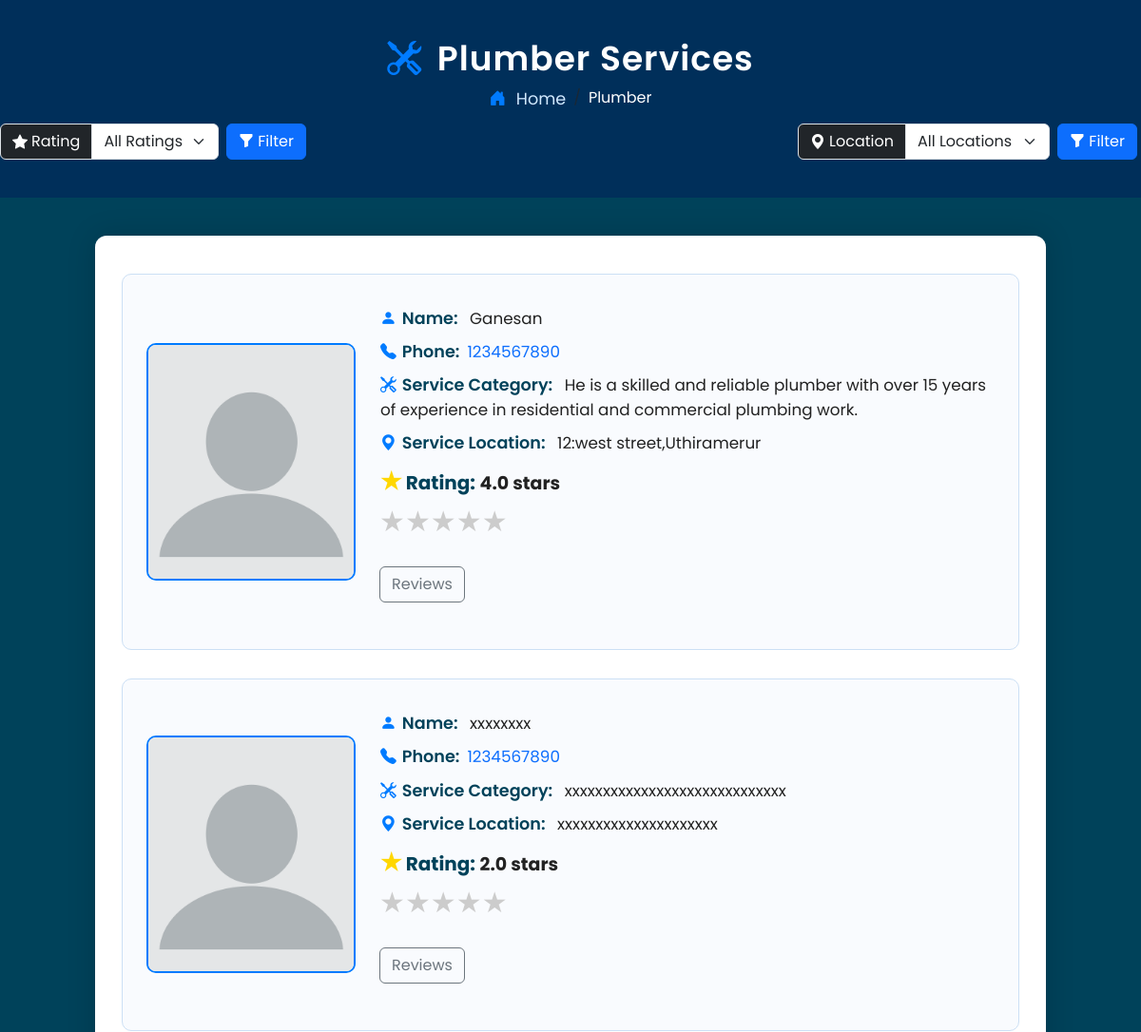
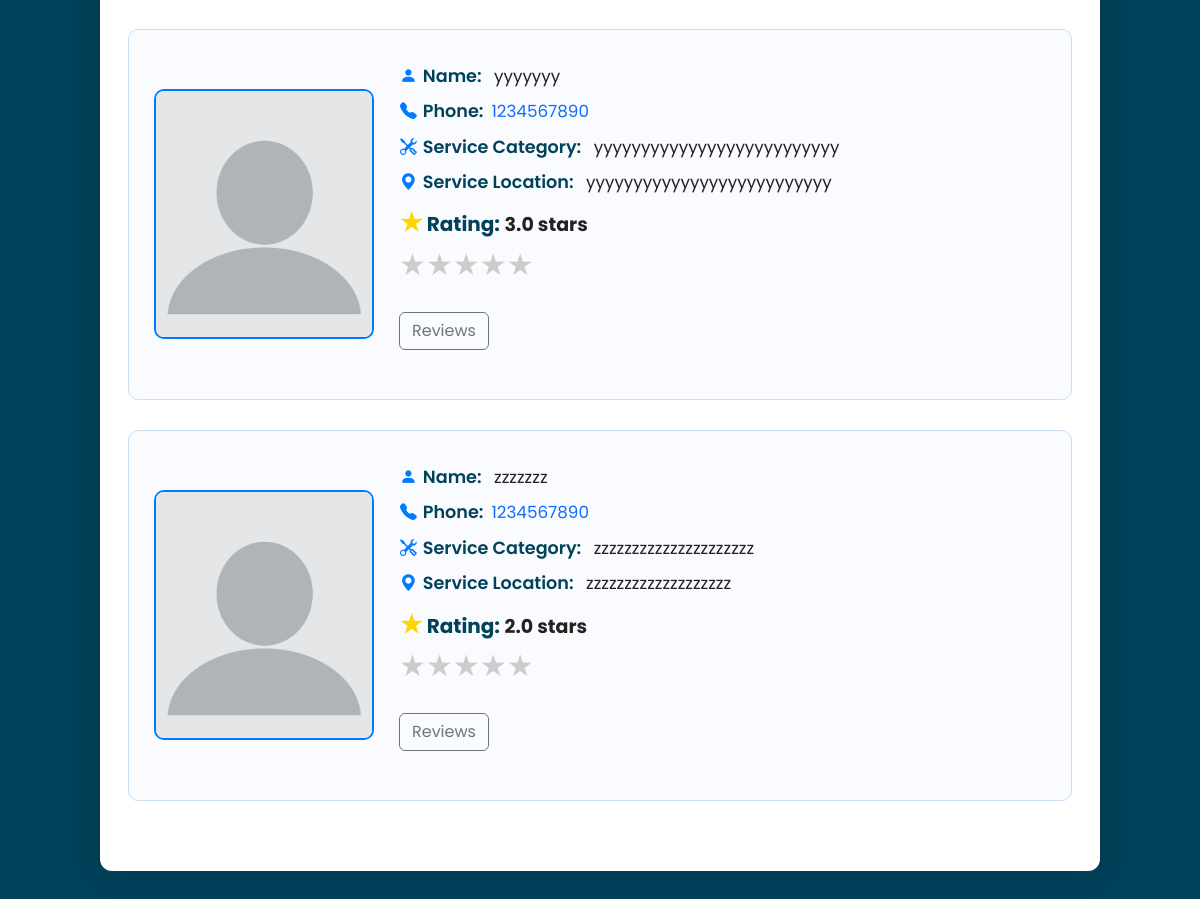
/plumber/, run on an earlier commit of the app's database (2 pictures, top to bottom).
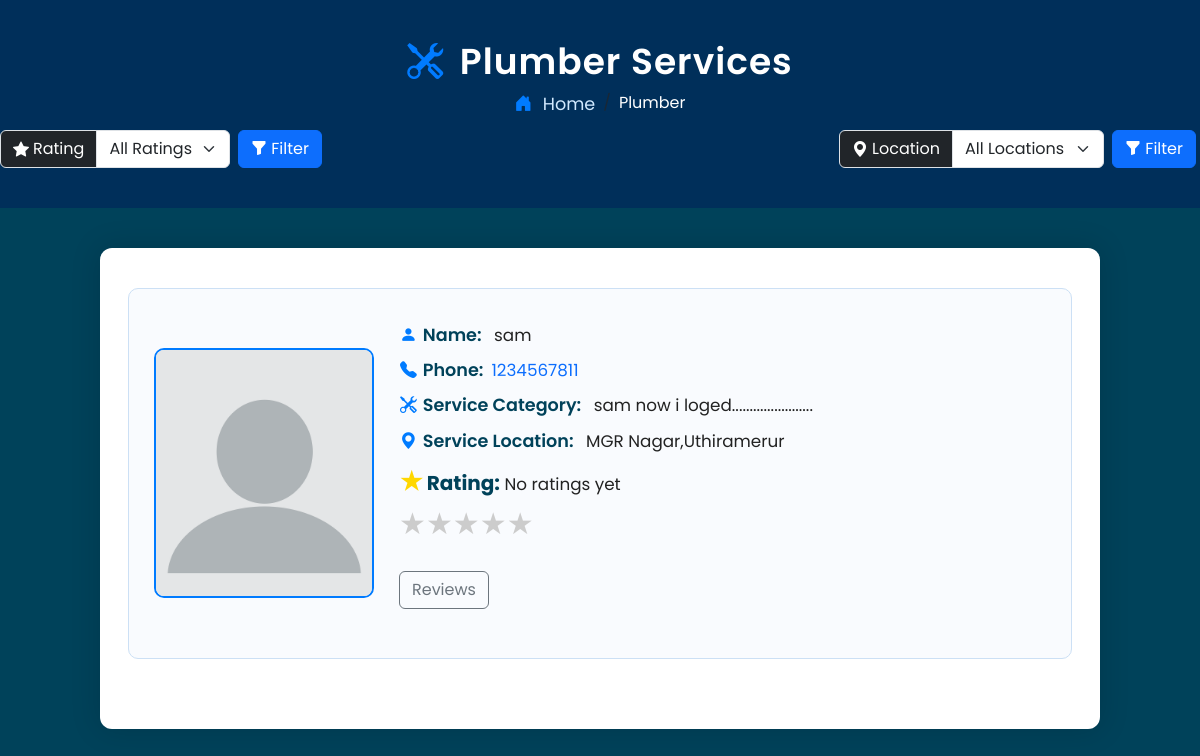
And on a later commit of the database.
### myapp/models.py (models this page shows, shortened)
class Service(models.Model):
    SERVICE_CHOICES = [
        ('PLUMBER', 'Plumber'),
        ('ELECTRICIAN', 'Electrician'),
        ('CARPENTER', 'Carpenter'),
        ('TV TECH', 'TV Technician'),
    ]
    user = models.ForeignKey(User, on_delete=models.CASCADE)
    name = models.CharField(max_length=100)
    service_type = models.CharField(max_length=50, choices=SERVICE_CHOICES)
    description = models.TextField()
    address = models.CharField(max_length=255, blank=True, null=True)
    contact_no = models.CharField(max_length=15, blank=True, null=True)
    created_at = models.DateTimeField(auto_now_add=True)
    updated_at = models.DateTimeField(auto_now=True)

### myapp/views.py (the view)
# urls.py: path('plumber/', views.plumber, name='plumber'),
def plumber(request):
    selected_location = request.GET.get('location', '')
    min_rating = request.GET.get('rating', '')
    services = Service.objects.filter(service_type='PLUMBER')
    if selected_location:
        services = services.filter(address__icontains=selected_location)
    for service in services:
        service.review = Review.objects.filter(service=service)
        service.average_rating = service.review.aggregate(Avg('rating'))['rating__avg'] or 0
    if min_rating:
        try:
            min_rating = float(min_rating)
            services = [s for s in services if s.average_rating >= min_rating]
        except ValueError:
            pass
    locations = Service.objects.filter(service_type='PLUMBER') \
                               .values_list('address', flat=True).distinct()
    return render(request, 'plumber.html', {
        'services': services,
        'locations': locations,
        'rating': min_rating,
        'selected_location': selected_location,
    })

### templates/plumber.html (shortened to what the changed rows need)
{% extends 'chatbot.html' %}
{% load static %}
{% block content %}
<!DOCTYPE html>
<html lang="en">
<head>
    <link href="https://cdn.jsdelivr.net/npm/bootstrap@5.3.3/dist/css/bootstrap.min.css" rel="stylesheet">
    <link href="https://cdn.jsdelivr.net/npm/bootstrap-icons@1.10.5/font/bootstrap-icons.css" rel="stylesheet">
    <link rel="stylesheet" href="{% static 'css/plumber.css' %}">
</head>
<body>
<div class="profile-header">
    <h2><i class="bi bi-tools icon"></i> Plumber Services</h2>
</div>
<div class="container profile-container">
    <div class="row">
        {% if services %}
            {% for service in services %}
                <div class="profile-box">
                    <img src="{% static 'images/logo/profile.webp' %}" alt="Profile Picture">
                    <div class="profile-details">
                        <p><i class="bi bi-person-fill icon"></i><span class="label">Name:</span> {{ service.name }}</p>
                        <p><i class="bi bi-telephone-fill icon"></i><span class="label">Phone:</span><a href="tel:{{ service.contact_no }}">{{ service.contact_no }}</a></p>
                        <p><i class="bi bi-tools icon"></i><span class="label">Service Category:</span> {{ service.description|truncatewords:20 }}</p>
                        <p><i class="bi bi-geo-alt-fill icon"></i><span class="label">Service Location:</span> {{ service.address }}</p>
                        <p><strong><span style="color: gold; font-size: 25px;">&#9733;</span> Rating:</strong>
                            {% if service.average_rating %}
                                <span>{{ service.average_rating|floatformat:1 }} stars</span>
                            {% else %}
                                No ratings yet
                            {% endif %}
                        </p>
                        <div class="mb-4">
                            <div class="rating-stars">
                                {% for i in "54321" %}
                                    <label for="star{{ i }}-{{ service.id }}" title="{{ i }} stars">&#9733;</label>
                                {% endfor %}
                            </div>
                        </div>
                        <div class="reviews mb-4">
                            <button class="btn btn-outline-secondary" data-bs-toggle="modal" data-bs-target="#reviewModal"
                                    onclick="openReviewModal('{{ service.id }}')">Reviews</button>
                        </div>
                    </div>
                </div>
            {% endfor %}
        {% endif %}
    </div>
</div>
</body>
</html>
{% endblock content %}

What changed in the data, as far as the page shows it:
removed Service: name "Ganesan", contact_no "1234567890", description "He is a skilled and reliable plumber with over 15 years of experience in residential and commercial plumbing work.", address "12:west street,Uthiramerur", average_rating "4.0"
no longer on this page (row edited): Service: name "xxxxxxxx", contact_no "1234567890", description "xxxxxxxxxxxxxxxxxxxxxxxxxxxxx", address "xxxxxxxxxxxxxxxxxxxxx", average_rating "2.0"
removed Service: name "yyyyyyy", contact_no "1234567890", description "yyyyyyyyyyyyyyyyyyyyyyyyyy", address "yyyyyyyyyyyyyyyyyyyyyyyyyy", average_rating "3.0"
removed Service: name "zzzzzzz", contact_no "1234567890", description "zzzzzzzzzzzzzzzzzzzzz", address "zzzzzzzzzzzzzzzzzzz", average_rating "2.0"
added Service: name "sam", contact_no "1234567811", description "sam now i loged.......................", address "MGR Nagar,Uthiramerur", shows "No ratings yet"
